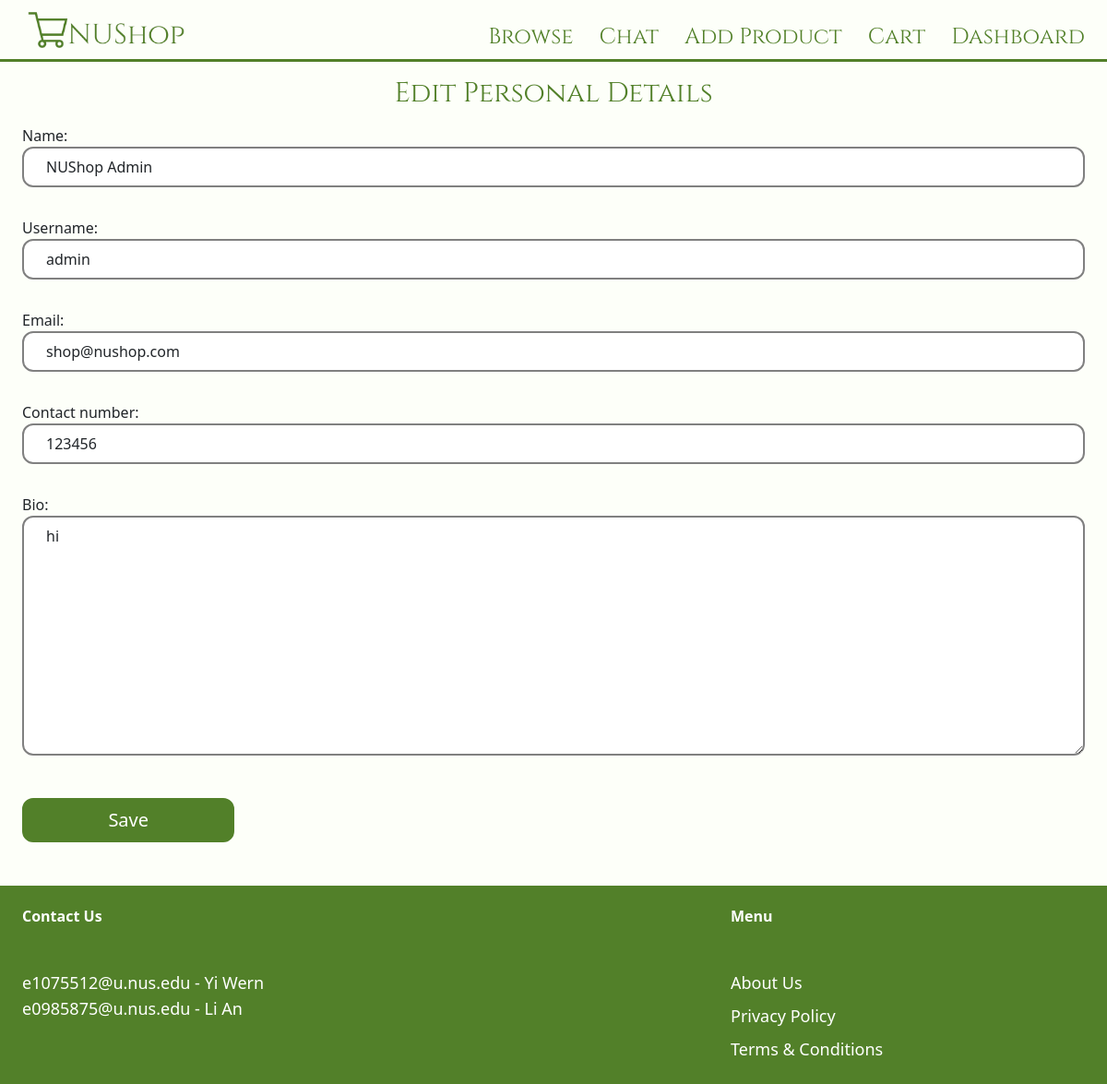
Page /authuser/admin/student-org-details/ (signed in) on the committed database.
### authuser/models.py (models this page shows, shortened)
class User(AbstractBaseUser, PermissionsMixin):
    username = models.CharField(max_length=150, unique=True)
    email = models.EmailField(unique=True)
    name = models.CharField(max_length=255, default='')
    bio = models.CharField(max_length=500, blank=True, null=True)
    contact_number = models.CharField(max_length=8, blank=True, null=True)
    image = models.ImageField(upload_to='user_images', blank=True, null=True)
    is_staff = models.BooleanField(default=False)
    is_superuser = models.BooleanField(default=False)
    is_active = models.BooleanField(default=True)
    date_joined = models.DateTimeField(default=timezone.now)
    last_login = models.DateTimeField(blank=True, null=True)
    major = models.ForeignKey(Major, related_name='major', on_delete=models.CASCADE, blank=True, null=True)
    role = models.ForeignKey(Role, related_name='users', on_delete=models.CASCADE, blank=True, null=True)
    followers = models.ManyToManyField('self', related_name="followed_by", symmetrical=False, blank=True)
    bank_details = models.ForeignKey(Bank, related_name='bank_details', on_delete=models.CASCADE, blank=True, null=True)
    delivery_address = models.ForeignKey(DeliveryAddress, related_name='delivery_address', on_delete=models.CASCADE, blank=True, null=True)
    USERNAME_FIELD = 'username'
    REQUIRED_FIELDS = ['email']
    objects = CustomUserManager()
    class Meta:
        verbose_name = 'User'
        verbose_name_plural = 'Users'

### authuser/views.py (the view)
# urls.py: path('<str:username>/student-org-details/', views.edit_student_org_details, name='student-org-details'),
@login_required
def edit_student_org_details(request, username):
    user = User.objects.get(username=username)
    if request.method == 'POST':
        form = EditStudentOrganisationForm(request.POST, request.FILES, instance=user)
        if form.is_valid():
            form.save()
            messages.info(request, "Personal details are updated.")
            return redirect(reverse('dashboard:view-profile', args=[username]))
    else:
        form = EditStudentOrganisationForm(instance=user)
    return render(request, 'authuser/form.html', {
        'form': form,
        'title': 'Edit Personal Details',
    })

### authuser/forms.py
class EditStudentOrganisationForm(forms.ModelForm):
    class Meta:
        model = User
        fields = ('name', 'username', 'email', 'contact_number', 'bio',)
        widgets = {
            'name': forms.TextInput(attrs={
                'class': INPUT_CLASSES
            }),
            'username': forms.TextInput(attrs={
                'class': INPUT_CLASSES
            }),
            'email': forms.EmailInput(attrs={
                'class': INPUT_CLASSES
            }),
            'contact_number': forms.TextInput(attrs={
                'class': INPUT_CLASSES
            }),
            'bio': forms.Textarea(attrs={
                'class': INPUT_CLASSES
            }),
        }

### authuser/templates/authuser/form.html (shortened to what this page needs)
{% extends 'core/base.html' %}
{% block content %}
<h1 class="my-3 text-3xl text-center cinzel text-nushopprimary">{{ title }}</h1>
<form method="post" actions="." enctype="multipart/form-data">
    <div class="space-y-4">
        {{ form.as_p }}
    </div>
    <button class="py-2 px-2 w-1/5 bt-nushopprimary text-xl text-center rounded-xl">Save</button>
</form>
{% endblock %}

### static/styles.css (style rules this page uses)
.bg-nushopsecondary { background-color: #FDFFF9; }
.text-nushopprimary { color: #528029; }
.bt-nushopprimary { color: white; background-color: #528029; border: 2px solid #528029; margin-top: 2%; margin-bottom: 2%; width: 95%; padding-top: 2%; padding-bottom: 2% }
.cinzel { font-family: 'Cinzel'; }
.form-account { border-radius: 2%; border: 2px solid grey; outline: none; }

### rows in the picture
User: name "NUShop Admin", username "admin", email "shop@nushop.com", contact_number "123456", bio "hi"

### other values in the picture
{{ title }} "Edit Personal Details"
